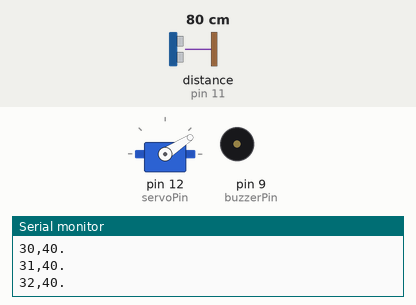
Recording of a sketch running on a simulated Arduino Uno, built with avr-gcc and run on an emulated ATmega328P. Parts: servo, buzzer (waves = sounding), the last lines printed to the serial monitor. Wiring (inferred from the names in the program): ultrasonic range finder: trigger pin 10; echo pin 11. The test bench sets the inputs (shaded band); at power-on: distance to the obstacle (sensor on pin 11) 80 cm. The echo pulse lasts 58.3 µs per cm.

Above: at 1.2 s.
1.3 s: distance to the obstacle (sensor on pin 11) set to 17 cm
4.3 s: distance to the obstacle (sensor on pin 11) set to 13 cm
At 4.53 s:
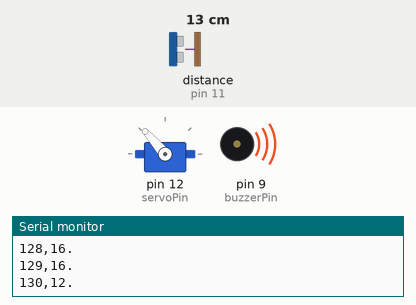
7.3 s: distance to the obstacle (sensor on pin 11) set to 183 cm
At 8.3 s:
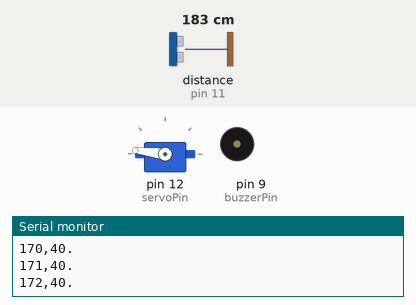
10.3 s: distance to the obstacle (sensor on pin 11) set to 9 cm
At 12.61 s:
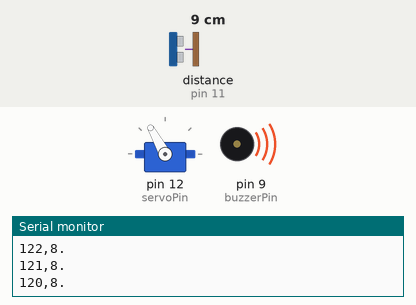
13.3 s: distance to the obstacle (sensor on pin 11) set to 2 cm
At 13.8 s:
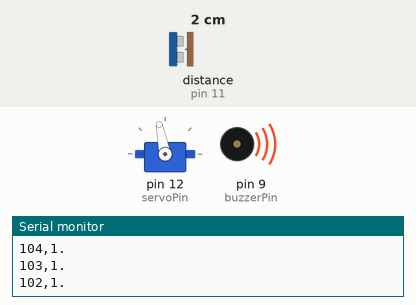
16.3 s: distance to the obstacle (sensor on pin 11) set to 4 cm
At 18.77 s:
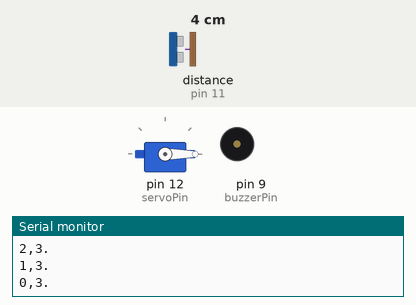
Timing chart, 0 to 20.3 s (numbered marks = the images above; inputs shaded):
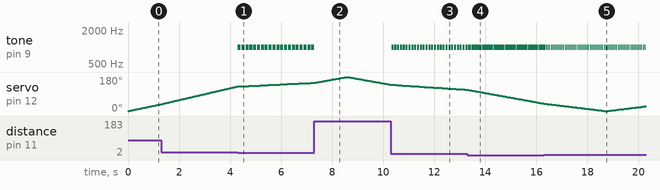

Measured:
- the behaviour switches between 16 and 15 cm on distance to the obstacle (sensor on pin 11) (found by bisection; images 0 and 1)
- after the input at 4.3 s, tone on pin 9 (buzzerPin): alternates 1000 Hz for 0.12 s and silent for 0.03 s, starting at once
- after the input at 7.3 s, tone on pin 9 (buzzerPin): goes on until 7.3 s, then stays silent
- after the input at 10.3 s, tone on pin 9 (buzzerPin): alternates 1000 Hz for 0.08 s and silent for 0.03 s, starting at once
- after the input at 13.3 s, tone on pin 9 (buzzerPin): alternates 1000 Hz for 0.01 s and silent for 0.03 s, starting after 0.05 s
- after the input at 16.3 s, tone on pin 9 (buzzerPin): alternates 1000 Hz for 0.03 s and silent for 0.03 s, starting after 0.12 s

The sketch:

radar_firmware.ino
```cpp
#include <Servo.h>

// Define pins for Ultrasonic Sensor
const int trigPin = 10;   // Orange wire
const int echoPin = 11;   // Brown wire

// Define pin for Servo Motor
const int servoPin = 12;  // Yellow wire

// Define pin for Buzzer
const int buzzerPin = 9;  // Connect to Buzzer (+)

Servo radarServo;

// Safety distance threshold in centimeters
const int dangerZone = 15;

void setup() {
  Serial.begin(9600);

  // Configure pins
  pinMode(trigPin, OUTPUT);
  pinMode(echoPin, INPUT);
  pinMode(buzzerPin, OUTPUT);

  radarServo.attach(servoPin);
}

void loop() {
  // Sweep from 0 to 180 degrees
  for (int angle = 0; angle <= 180; angle++) {
    radarServo.write(angle);
    delay(30);

    int distance = getDistance();
    checkRadarAlert(distance);

    Serial.print(angle);
    Serial.print(",");
    Serial.print(distance);
    Serial.println(".");
  }

  // Sweep back from 180 to 0 degrees
  for (int angle = 180; angle >= 0; angle--) {
    radarServo.write(angle);
    delay(30);

    int distance = getDistance();
    checkRadarAlert(distance);

    Serial.print(angle);
    Serial.print(",");
    Serial.print(distance);
    Serial.println(".");
  }
}

// Function to calculate distance
int getDistance() {
  digitalWrite(trigPin, LOW);
  delayMicroseconds(2);

  digitalWrite(trigPin, HIGH);
  delayMicroseconds(10);
  digitalWrite(trigPin, LOW);

  long duration = pulseIn(echoPin, HIGH);
  int distance = duration * 0.034 / 2;

  if (distance > 40 || distance == 0) {
    distance = 40;
  }

  return distance;
}

// Function to handle the buzzer alert logic
void checkRadarAlert(int distance) {
  if (distance < dangerZone) {
    // Play a tone (1000 Hz) for a short duration
    tone(buzzerPin, 1000);

    // Dynamically adjust delay based on closeness (closer = faster beeping)
    int beepDelay = map(distance, 2, dangerZone, 20, 150);
    delay(beepDelay);

    noTone(buzzerPin);
  } else {
    // Ensure buzzer is off if nothing is in the danger zone
    noTone(buzzerPin);
  }
}
```
